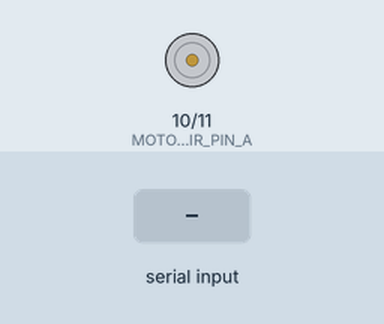
A sketch run on a simulated Arduino Uno, built with avr-gcc and run on an emulated ATmega328P. Shown: motor-driver pin pairs drawn as motors (green arrow = first pin HIGH = forward, orange = second pin HIGH = backward, longer = more drive). The inputs (shaded band) are chosen by the test bench. What the sketch prints to the serial monitor is not drawn.

Above: at 1.2 s.
1.3 s: "2" received over the second serial link
At 2.3 s:
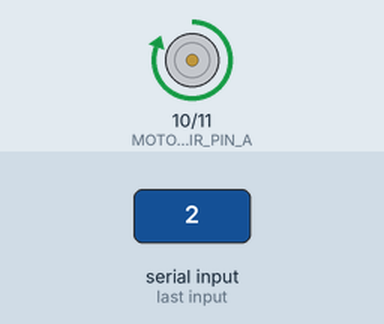
4.3 s: "N" received over the second serial link
At 5.6 s:
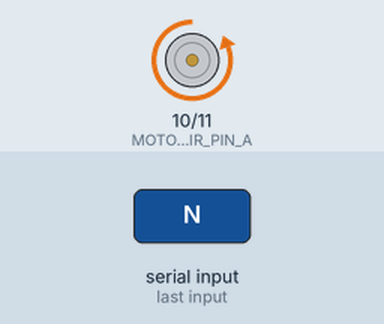
Timing chart, 0 to 7.8 s (numbered marks = the images above; inputs shaded):
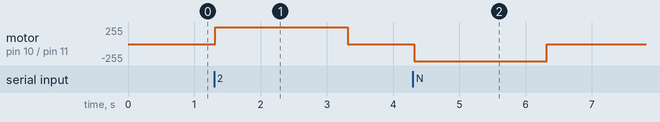

Measured:
- after the input at 1.3 s, motor on pin 10 (MOTOR_DIR_PIN_A) / pin 11 (MOTOR_DIR_PIN_B): stopped → forward 255/255 at once, → stopped 2.0 s later
- after the input at 4.3 s, motor on pin 10 (MOTOR_DIR_PIN_A) / pin 11 (MOTOR_DIR_PIN_B): stopped → backward 255/255 at once, → stopped 2.0 s later

The sketch:

Motor_Test.ino
```cpp
#include <SoftwareSerial.h>
SoftwareSerial bluetooth(2, 3); // RX | TX

#define MOTOR_DIR_PIN_A (10)
#define MOTOR_DIR_PIN_B (11)
int MotorOnceFlag = 1;
char Flag = 0;

void setup() {
  Serial.begin(9600);
  pinMode(MOTOR_DIR_PIN_A, OUTPUT); //Motor Dir Output A
  pinMode(MOTOR_DIR_PIN_B, OUTPUT); //Motor Dir output B
  bluetooth.begin(9600);
}
void loop() {
  Serial.println(MotorOnceFlag);
  switch (ReadBluetooth())
  {
    case '2':
      CollectorMotorLift();
      break;

    case 'N':
      CollectorMotorRelease();
      break;
    default:
      Serial.println("default");
      //      TrustFanOff();
      //      ServoAtDefaultPos();
      break;
  }
}

char ReadBluetooth()
{
  if (bluetooth.available())
    Flag = bluetooth.read();
  //  Serial.print(Flag);
  return Flag;
}

void CollectorMotorLift()
{
  if (MotorOnceFlag == 1) {
    Serial.println("Lifting!");
    digitalWrite(MOTOR_DIR_PIN_A, HIGH);
    digitalWrite(MOTOR_DIR_PIN_B, LOW);
    //    analogWrite(MOTOR_SPEED_PWM, 128);
    delay(2000);
    digitalWrite(MOTOR_DIR_PIN_A, LOW);
    digitalWrite(MOTOR_DIR_PIN_B, LOW);
    //    analogWrite(MOTOR_SPEED_PWM, 0);
    Serial.println("Lifted!");
    MotorOnceFlag = 0;
  }
}

void CollectorMotorRelease()
{
  if (MotorOnceFlag == 0) {
    Serial.println("Releasing!");
    digitalWrite(MOTOR_DIR_PIN_A, LOW);
    digitalWrite(MOTOR_DIR_PIN_B, HIGH);
    //    analogWrite(MOTOR_SPEED_PWM, 128);
    delay(2000);
    digitalWrite(MOTOR_DIR_PIN_A, LOW);
    digitalWrite(MOTOR_DIR_PIN_B, LOW);
    //    analogWrite(MOTOR_SPEED_PWM, 0);
    Serial.println("Released!");
    MotorOnceFlag = 1;
  }
}
```
